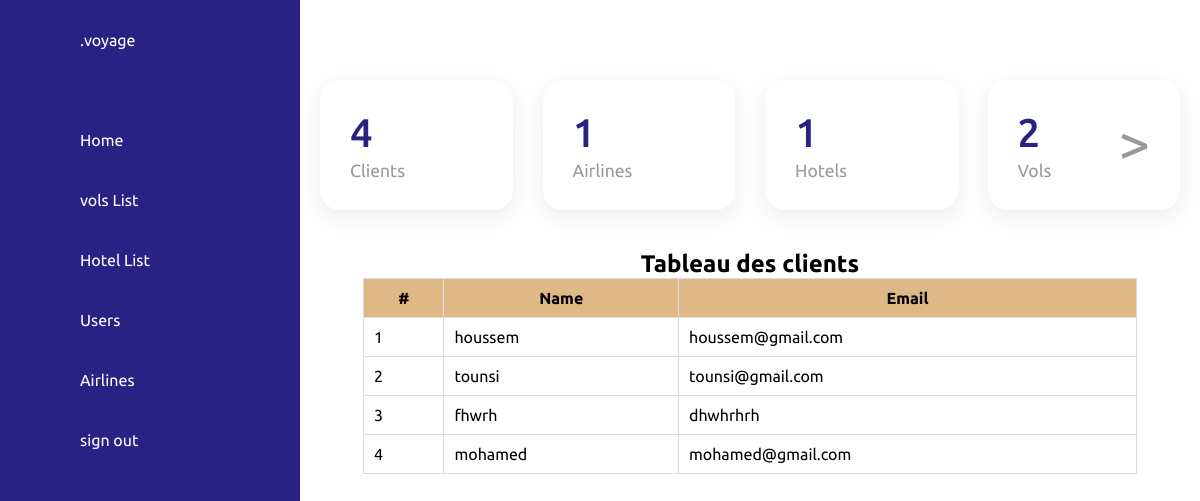
The app's page /home.php with its own data.
### tables this page shows
CREATE TABLE `users` (
  `id` int(11) NOT NULL,
  `Name` varchar(255) NOT NULL,
  `Email` varchar(255) NOT NULL,
  `Phone` int(11) NOT NULL,
  `Password` varchar(50) NOT NULL,
  `Etat` int(11) NOT NULL DEFAULT 0
);

### functions.php (called while the page is built, shortened)
<?php
function connect(){
    $conn = new mysqli('localhost', 'root', '', 'agence_de_voyage');
    return $conn;
}
    function getinfo(){
      $info = array();
    $conn=connect();
    $requette = "SELECT COUNT(*) FROM users";
     $resultat=$conn -> query($requette);
$nbclient= $resultat ->fetch_all();
     $requette1 = "SELECT COUNT(*) FROM Airlines";
     $resultat1=$conn -> query($requette1);
     $nbairline= $resultat1 ->fetch_all();
     $requette2 = "SELECT COUNT(*) FROM vols";
     $resultat2=$conn -> query($requette2);
     $nbvols= $resultat2 ->fetch_all();
     $requette3 = "SELECT COUNT(*) FROM hotels";
    $resultat3=$conn -> query($requette3);
     $nbhotels= $resultat3 ->fetch_all();
     $info["users"] =  $nbclient[0];
     $info["Airlines"] =  $nbairline[0];
     $info["vols"] =  $nbvols[0];
     $info["hotels"] =  $nbhotels[0];
     return $info;
    }
    function getclients(){
      $conn=connect();
      $requette= "SELECT* FROM users WHERE Etat=1";
      $resultat = $conn->query($requette);
      $client = $resultat->fetch_all();
      return $client;
      }

### home.php (the view, shortened to what this page needs)
<?php
include "functions.php";
$info = getinfo();
$clients=getclients();
?>
<!DOCTYPE html>
<html lang="en">
<head>
    <link rel="stylesheet" href="profile_style.css">
    <link rel="stylesheet" href="table_style.css">
</head>
<body>
    <div class="container">
        <?php
        include('template/nav_bar.php');
        ?>
        <div class="main">
            <div class="topbar">
                <div class="toggle">
                </div>
            </div>
            <div class="cardBox">
                <div class="card">
                    <div class="cardInfo">
                        <div class="numbers"><?php echo $info['users'][0]; ?></div>
                        <div class="cardName">Clients</div>
                    </div>
                </div>
                <div class="card">
                    <div class="cardInfo">
                        <div class="numbers"><?php echo $info['Airlines'][0]; ?></div>
                        <div class="cardName">Airlines</div>
                    </div>
                </div>
                <div class="card">
                    <div class="cardInfo">
                        <div class="numbers"><?php echo $info['hotels'][0]; ?></div>
                        <div class="cardName">Hotels</div>
                    </div>
                </div>
                <div class="card">
                    <div class="cardInfo">
                        <div class="numbers"><?php echo $info['vols'][0]; ?></div>
                        <div class="cardName">Vols</div>
                    </div>
                    <div class="iconBx">
                        <ion-icon name="paper-plane-outline">></ion-icon>
                    </div>
                </div>
            </div>
            <div class="table-container">
<h2>Tableau des clients</h2>
                <table>
                    <thead>
                        <tr>
                            <th>#</th>
                            <th> Name</th>
                            <th>Email</th>
                        </tr>
                    </thead>
                    <tbody>
                    <?php
                        foreach ($clients as $i => $client) {
                            $i++;
                            echo '<tr>
                         <td>' . $i . '</td>
                         <td>' . $client[1] . '</td>
                         <td>' . $client[2] . '</td>
                     </tr>';
                        }
                        ?>
                    </tbody>
                </table>
            </div>
        </div>
</body>
</html>

### profile_style.css (style rules this page uses)
* { font-family: "Ubuntu", sans-serif; margin: 0; padding: 0; box-sizing: border-box; }
:root { --blue: #2a2185; --white: #fff; --gray: #f5f5f5; --black1: #222; --black2: #999; }
body { min-height: 100vh; overflow-x: hidden; margin: ""; }
.container { position: relative; width: 100%; }
.main { position: absolute; width: calc(100% - 300px); left: 300px; min-height: 100vh; background: var(--white); transition: 0.5s; }
.topbar { width: 100%; height: 60px; display: flex; justify-content: space-between; align-items: center; padding: 0 10px; }
.toggle { position: relative; width: 60px; height: 60px; display: flex; justify-content: center; align-items: center; font-size: 2.5rem; cursor: pointer; }
.cardBox { position: relative; width: 100%; padding: 20px; display: grid; grid-template-columns: repeat(4, 1fr); grid-gap: 30px; }
.cardBox .card { position: relative; background: var(--white); padding: 30px; border-radius: 20px; display: flex; justify-content: space-between; cursor: pointer; box-shadow: 0 7px 25px rgba(0, 0, 0, 0.08); }
.cardBox .card .cardInfo { text-align: left; }
.cardBox .card .numbers { position: relative; font-weight: 500; font-size: 2.5rem; color: var(--blue); }
.cardBox .card .cardName { color: var(--black2); font-size: 1.1rem; margin-top: 5px; }
.cardBox .card .iconBx { font-size: 3.5rem; color: var(--black2); }

### table_style.css (style rules this page uses)
.table-container { display: flex; flex-direction: column; align-items: center; overflow-x: auto; margin: 20px; }
table { width: 90%; border-collapse: collapse; }
th,td { padding: 10px; border: 1px solid #ddd; }
th { background-color:burlywood; }

### records on screen
users: Name "houssem", Email "houssem@gmail.com"
users: Name "tounsi", Email "tounsi@gmail.com"
users: Name "fhwrh", Email "dhwhrhrh"
users: Name "mohamed", Email "mohamed@gmail.com"

### other values on screen
$info['users'][0] "4"
$info['Airlines'][0] "1"
$info['hotels'][0] "1"
$info['vols'][0] "2"
